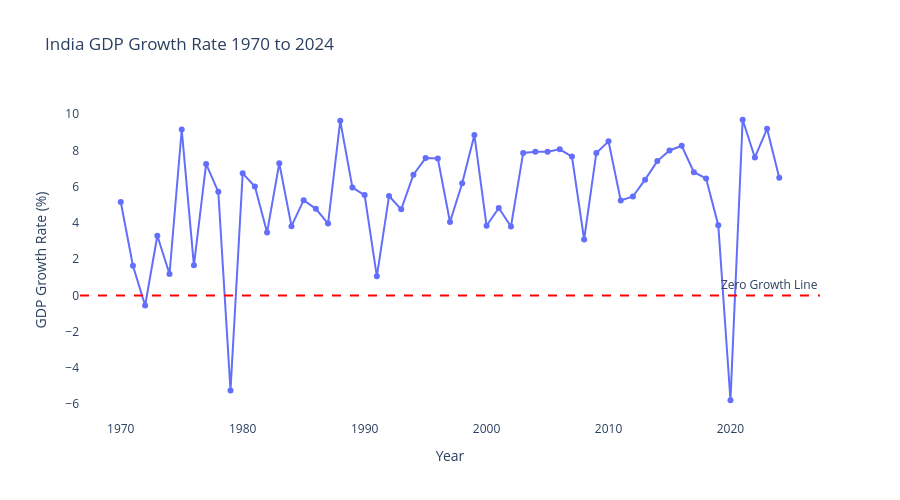

Notebook code for this chart:
### Code cell
fig = px.line(
    df,
    x='year',
    y='gdp_growth_rate',
    title='India GDP Growth Rate 1970 to 2024',
    labels={'gdp_growth_rate': 'GDP Growth Rate (%)', 'year': 'Year'},
    markers=True
)

fig.add_hline(
    y=0,
    line_dash="dash",
    line_color="red",
    annotation_text="Zero Growth Line"
)

fig.update_layout(
    hovermode='x unified',
    plot_bgcolor='white',
    width=900,
    height=500
)

fig.show()

### Figure 1 — Plotly figure (JSON) as saved in the notebook; plotly's stock layout.template omitted (floating-point values rounded to 4 significant figures)
{"data": [{"hovertemplate": "Year=%{x}<br>GDP Growth Rate (%)=%{y}<extra></extra>", "legendgroup": "", "line": {"color": "#636efa", "dash": "solid"}, "marker": {"symbol": "circle"}, "mode": "lines+markers", "name": "", "orientation": "v", "showlegend": false, "type": "scatter", "x": [1970, 1971, 1972, 1973, 1974, 1975, 1976, 1977, 1978, 1979, 1980, 1981, 1982, 1983, 1984, 1985, 1986, 1987, 1988, 1989, 1990, 1991, 1992, 1993, 1994, 1995, 1996, 1997, 1998, 1999, 2000, 2001, 2002, 2003, 2004, 2005, 2006, 2007, 2008, 2009, 2010, 2011, 2012, 2013, 2014, 2015, 2016, 2017, 2018, 2019, 2020, 2021, 2022, 2023, 2024], "xaxis": "x", "y": [5.157, 1.643, -0.5533, 3.296, 1.185, 9.15, 1.663, 7.255, 5.713, -5.238, 6.736, 6.006, 3.476, 7.289, 3.821, 5.254, 4.777, 3.965, 9.628, 5.947, 5.533, 1.057, 5.482, 4.751, 6.659, 7.574, 7.55, 4.05, 6.184, 8.846, 3.841, 4.824, 3.804, 7.86, 7.923, 7.923, 8.061, 7.661, 3.087, 7.862, 8.498, 5.241, 5.456, 6.386, 7.41, 7.996, 8.256, 6.795, 6.454, 3.871, -5.778, 9.69, 7.609, 9.191, 6.495], "yaxis": "y"}], "layout": {"annotations": [{"showarrow": false, "text": "Zero Growth Line", "x": 1, "xanchor": "right", "xref": "x domain", "y": 0, "yanchor": "bottom", "yref": "y"}], "height": 500, "hovermode": "x unified", "legend": {"tracegroupgap": 0}, "plot_bgcolor": "white", "shapes": [{"line": {"color": "red", "dash": "dash"}, "type": "line", "x0": 0, "x1": 1, "xref": "x domain", "y0": 0, "y1": 0, "yref": "y"}], "title": {"text": "India GDP Growth Rate 1970 to 2024"}, "width": 900, "xaxis": {"anchor": "y", "domain": [0, 1], "title": {"text": "Year"}}, "yaxis": {"anchor": "x", "domain": [0, 1], "title": {"text": "GDP Growth Rate (%)"}}}}
